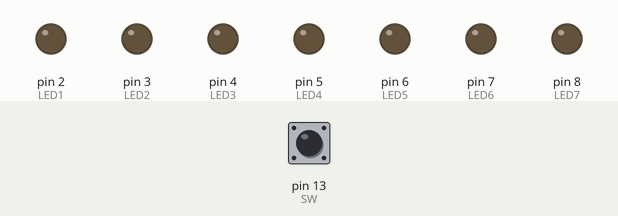
Simulated run of this sketch. Board: Arduino Uno, built with avr-gcc and run on an emulated ATmega328P. On the bench: output pins drawn as LEDs (lit = HIGH). Inputs (shaded band) come from the test bench; at power-on: pin 13 (SW) HIGH. Random numbers use the default seed unless the sketch sets one.

Above: at 1.2 s.
1.3 s: pin 13 (SW) pulled LOW for 0.15 s
At 1.9 s:
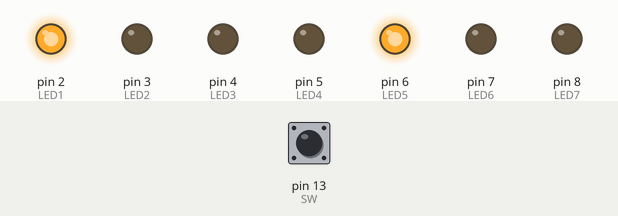
3.1 s: pin 13 (SW) pulled LOW for 1 s
At 5.2 s:
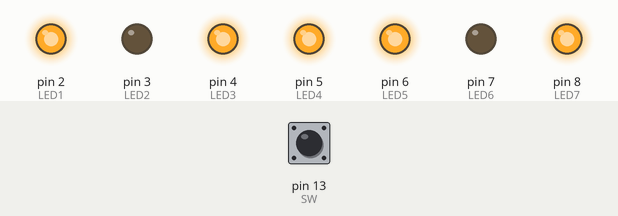
5.8 s: pin 13 (SW) pulled LOW for 0.15 s
At 6.5 s:
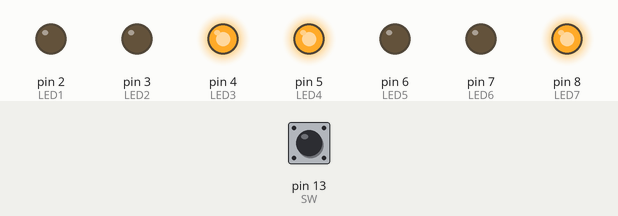
7.6 s: pin 13 (SW) pulled LOW for 0.15 s
At 9.1 s:
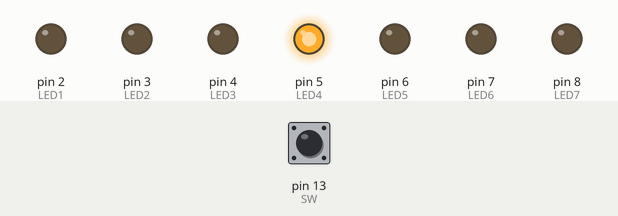
9.4 s: pin 13 (SW) pulled LOW for 3.2 s
At 13.9 s:
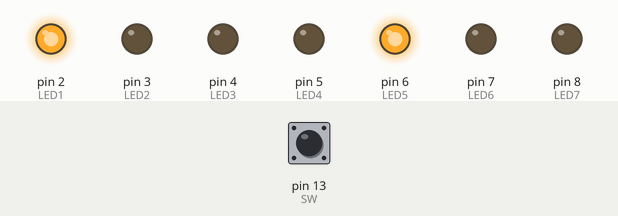
14.2 s: pin 13 (SW) pulsed LOW 5 times (0.12 s each, 0.3 s apart)
At 16.3 s:
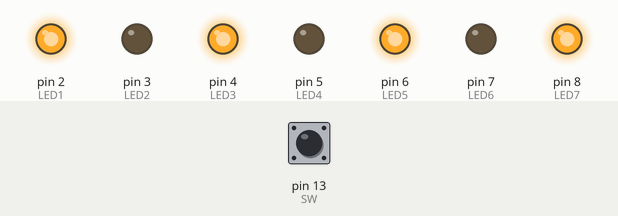
Timing chart, 0 to 17.8 s (numbered marks = the images above; inputs shaded):
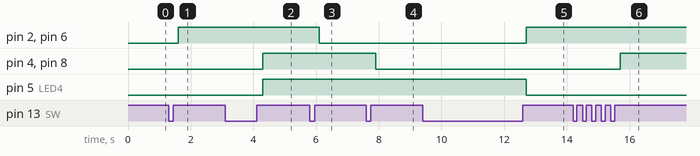

The sketch:

sketch_apr03a.ino
```cpp
int SW = 13;
int LED1 = 2;
int LED2 = 3;
int LED3 = 4;
int LED4 = 5;
int LED5 = 6;
int LED6 = 7;
int LED7 = 8;
int RD;
int ST;

void setup() {

  pinMode(LED1, HIGH);
  pinMode(LED2, HIGH);
  pinMode(LED3, HIGH);
  pinMode(LED4, HIGH);
  pinMode(LED5, HIGH);
  pinMode(LED6, HIGH);
  pinMode(LED7, HIGH);
  pinMode(SW, INPUT);
}

void loop() {

  ST = digitalRead(SW);
  if (ST == LOW){
    RD = random(1,7);
    delay(300);
  } else if (RD == 1){
    digitalWrite(LED1,LOW);
    digitalWrite(LED2,LOW);
    digitalWrite(LED3,LOW);
    digitalWrite(LED5,LOW);
    digitalWrite(LED6,LOW);
    digitalWrite(LED7,LOW);
    digitalWrite(LED4,HIGH);

  } else if (RD == 2){
    digitalWrite(LED4,LOW);
    digitalWrite(LED2,LOW);
    digitalWrite(LED3,LOW);
    digitalWrite(LED6,LOW);
    digitalWrite(LED7,LOW);
    digitalWrite(LED1,HIGH);
    digitalWrite(LED5,HIGH);
  } else if (RD == 3){
    digitalWrite(LED1,LOW);
    digitalWrite(LED2,LOW);
    digitalWrite(LED5,LOW);
    digitalWrite(LED6,LOW);
    digitalWrite(LED3,HIGH);
    digitalWrite(LED4,HIGH);
    digitalWrite(LED7,HIGH);
  } else if (RD == 4){

    digitalWrite(LED2,LOW);
    digitalWrite(LED6,LOW);
    digitalWrite(LED4,LOW);
    digitalWrite(LED1,HIGH);
    digitalWrite(LED3,HIGH);
    digitalWrite(LED5,HIGH);
    digitalWrite(LED7,HIGH);
  } else if (RD == 5){
    digitalWrite(LED6,LOW);
    digitalWrite(LED2,LOW);
    digitalWrite(LED1,HIGH);
    digitalWrite(LED3,HIGH);
    digitalWrite(LED4,HIGH);
    digitalWrite(LED5,HIGH);
    digitalWrite(LED7,HIGH);
  } else if (RD == 6){
    digitalWrite(LED1,HIGH);
    digitalWrite(LED2,HIGH);
    digitalWrite(LED3,HIGH);
    digitalWrite(LED4,LOW);
    digitalWrite(LED5,HIGH);
    digitalWrite(LED6,HIGH);
    digitalWrite(LED7,HIGH);
  }
  else if (RD == 7){
    digitalWrite(LED1,HIGH);
    digitalWrite(LED2,HIGH);
    digitalWrite(LED3,HIGH);
    digitalWrite(LED4,LOW);
    digitalWrite(LED5,LOW);
    digitalWrite(LED6,HIGH);
    digitalWrite(LED7,HIGH);
  }
}
```

Measured:
- after the input at 1.3 s, pin 2 (LED1), pin 6 (LED5): LOW → HIGH after 0.30 s
- after the input at 3.1 s, pin 4 (LED3), pin 5 (LED4), pin 8 (LED7): LOW → HIGH after 1.2 s
- after the input at 5.8 s, pin 2 (LED1), pin 6 (LED5): HIGH → LOW after 0.30 s
- after the input at 7.6 s, pin 4 (LED3), pin 8 (LED7): HIGH → LOW after 0.30 s
- after the input at 9.4 s, pin 2 (LED1), pin 6 (LED5): LOW → HIGH after 3.3 s; pin 5 (LED4): HIGH → LOW after 3.3 s
- after the input at 14.2 s, pin 4 (LED3), pin 8 (LED7): LOW → HIGH after 1.5 s
